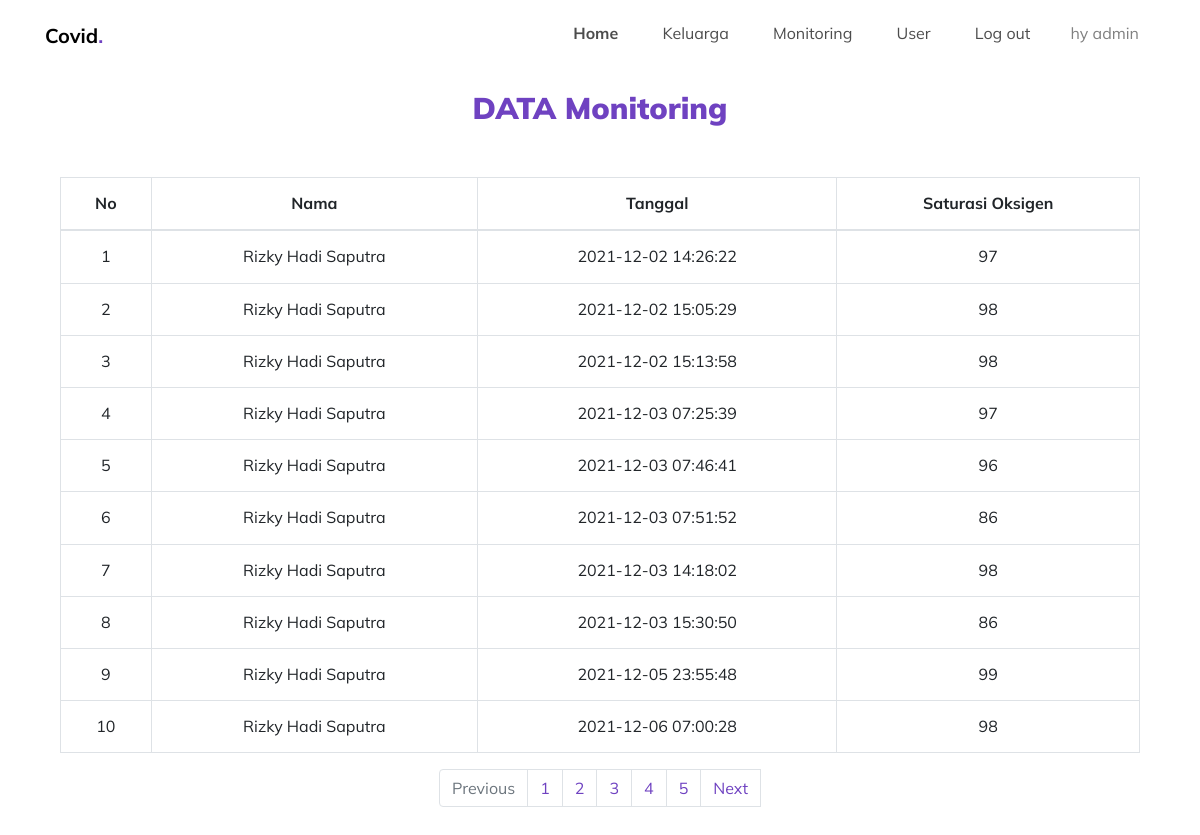
Screenshot of /monitoring.php?pesan=tambah (signed in) with the database file from the repository.
### tables this page shows
CREATE TABLE `monitoring` (
  `id` int(11) NOT NULL,
  `id_keluarga` int(11) NOT NULL,
  `tanggal` timestamp NOT NULL DEFAULT current_timestamp(),
  `saturasi_oksigen` int(11) NOT NULL
);

CREATE TABLE `keluarga` (
  `id` int(11) NOT NULL,
  `nama` varchar(99) NOT NULL,
  `umur` varchar(99) NOT NULL,
  `gender` varchar(99) NOT NULL,
  `id_user` int(12) NOT NULL,
  `created_by` int(11) NOT NULL
);

### monitoring.php (the view, shortened to what this page needs)
<?php
include "navbar.php";
?>
    <body data-spy="scroll" data-target=".site-navbar-target" data-offset="300">
          <div class="site-section stats">
        <div class="container">
          <div class="row mb-3">
            <div class="col-lg-7 text-center mx-auto">
              <h2 class="section-heading">DATA Monitoring</h2>
            </div>
          </div>
          <br>
          <div class="row text-center">
            <div class="col-md-12">
              <div class="container text-center">
                <table class="table table-bordered table-responsive-md text-center">
              </div>
              <thead>
                <tr>
                  <th scope="col">No</th>
                  <th scope="col">Nama</th>
                  <th scope="col">Tanggal</th>
                  <th scope="col">Saturasi Oksigen</th>
                </tr>
              </thead>
              <div class="tbody">
                <?php
                $batas = 10;
                $halaman = isset($_GET['halaman'])?(int)$_GET['halaman'] : 1;
                $halaman_awal = ($halaman>1) ? ($halaman * $batas) - $batas : 0;
				        $next = $halaman + 1;
                $data = mysqli_query($connection,"SELECT monitoring.id,tanggal, saturasi_oksigen, nama FROM monitoring INNER JOIN keluarga
                ON monitoring.id_keluarga = keluarga.id;");
                $jumlah_data = mysqli_num_rows($data);
				        $total_halaman = ceil($jumlah_data / $batas);
                $data_monitoring = mysqli_query($connection, "SELECT monitoring.id,tanggal, saturasi_oksigen, nama FROM monitoring INNER JOIN keluarga
                ON monitoring.id_keluarga = keluarga.id limit $halaman_awal, $batas");
                $no = $halaman_awal+1;
                while ($view = mysqli_fetch_array($data_monitoring)) {
                ?>
                  <tr>
                    <td><?php echo $no++ ?></td>
                    <td><?php echo $view["nama"] ?></td>
                    <td><?php echo $view["tanggal"] ?></td>
                    <td><?php echo $view["saturasi_oksigen"] ?></td>
                  </tr>
                <?php
                }
                ?>
              </div>
            </div>
          </div>
          <nav aria-label="Page navigation example">
            <ul class="pagination justify-content-center">
              <li class="page-item disabled">
                <a class="page-link" <?php if($halaman > 1){ echo "href='?halaman=$Previous'"; } ?> >Previous</a>
              </li>
              <?php
                  for($x=1;$x<=$total_halaman;$x++){
                    ?>
                    <li class="page-item"><a class="page-link" href="?halaman=<?php echo $x ?>"><?php echo $x; ?></a></li>
                    <?php
                  }
                  ?>
                <a class="page-link" <?php if($halaman < $total_halaman) { echo "href='?halaman=$next'"; } ?>>Next</a>
            </ul>
          </nav>
          <br>
        </div>
      </div>
    </body>
</html>

### css/style.css (style rules this page uses)
html { overflow-x: hidden; }
body { line-height: 1.7; color: gray; font-weight: 400; font-size: 1rem; }
a { -webkit-transition: .3s all ease; -o-transition: .3s all ease; transition: .3s all ease; }
h1, h2, h3, h4, h5, .h1, .h2, .h3, .h4, .h5 { font-family: "Mulish", -apple-system, BlinkMacSystemFont, "Segoe UI", Roboto, "Helvetica Neue", Arial, "Noto Sans", sans-serif, "Apple Color Emoji", "Segoe UI Emoji", "Segoe UI Symbol", "Noto Color Emoji"; }
body:after { -webkit-transition: .3s all ease-in-out; -o-transition: .3s all ease-in-out; transition: .3s all ease-in-out; }
.site-section { padding: 2.5em 0; }
@media (min-width: 768px) { .site-section { padding: 8em 0; } }
.site-section { padding: 90px 0; }
.section-heading { font-size: 30px; font-weight: 900; color: #6f42c1; }

### rows the page displays
monitoring: id_keluarga.nama "Rizky Hadi Saputra", tanggal "2021-12-02 14:26:22", saturasi_oksigen "97"
monitoring: id_keluarga.nama "Rizky Hadi Saputra", tanggal "2021-12-02 15:05:29", saturasi_oksigen "98"
monitoring: id_keluarga.nama "Rizky Hadi Saputra", tanggal "2021-12-02 15:13:58", saturasi_oksigen "98"
monitoring: id_keluarga.nama "Rizky Hadi Saputra", tanggal "2021-12-03 07:25:39", saturasi_oksigen "97"
monitoring: id_keluarga.nama "Rizky Hadi Saputra", tanggal "2021-12-03 07:46:41", saturasi_oksigen "96"
monitoring: id_keluarga.nama "Rizky Hadi Saputra", tanggal "2021-12-03 07:51:52", saturasi_oksigen "86"
monitoring: id_keluarga.nama "Rizky Hadi Saputra", tanggal "2021-12-03 14:18:02", saturasi_oksigen "98"
monitoring: id_keluarga.nama "Rizky Hadi Saputra", tanggal "2021-12-03 15:30:50", saturasi_oksigen "86"
monitoring: id_keluarga.nama "Rizky Hadi Saputra", tanggal "2021-12-05 23:55:48", saturasi_oksigen "99"
monitoring: id_keluarga.nama "Rizky Hadi Saputra", tanggal "2021-12-06 07:00:28", saturasi_oksigen "98"

### other values shown
$_SESSION['kunci'] "admin"
